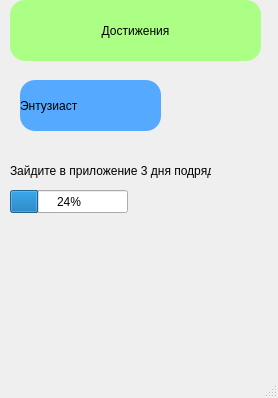
<?xml version="1.0" encoding="UTF-8"?>
<ui version="4.0">
 <class>MainWindow</class>
 <widget class="QMainWindow" name="MainWindow">
  <property name="geometry">
   <rect>
    <x>0</x>
    <y>0</y>
    <width>278</width>
    <height>398</height>
   </rect>
  </property>
  <property name="windowTitle">
   <string>MainWindow</string>
  </property>
  <widget class="QWidget" name="centralwidget">
   <widget class="QLabel" name="label_4">
    <property name="geometry">
     <rect>
      <x>10</x>
      <y>0</y>
      <width>251</width>
      <height>61</height>
     </rect>
    </property>
    <property name="styleSheet">
     <string notr="true">font: 12pt &quot;MS Shell Dlg 2&quot;;
background-color: #acff85;
border-radius: 15px;</string>
    </property>
    <property name="text">
     <string>Достижения</string>
    </property>
    <property name="alignment">
     <set>Qt::AlignCenter</set>
    </property>
   </widget>
   <widget class="QLabel" name="label">
    <property name="geometry">
     <rect>
      <x>20</x>
      <y>80</y>
      <width>141</width>
      <height>51</height>
     </rect>
    </property>
    <property name="styleSheet">
     <string notr="true">font: 12pt &quot;MS Shell Dlg 2&quot;;
background-color: #55aaff;
border-radius: 15px;</string>
    </property>
    <property name="text">
     <string>Энтузиаст</string>
    </property>
   </widget>
   <widget class="QLabel" name="label_2">
    <property name="geometry">
     <rect>
      <x>10</x>
      <y>150</y>
      <width>201</width>
      <height>41</height>
     </rect>
    </property>
    <property name="styleSheet">
     <string notr="true">font: 11pt &quot;MS Shell Dlg 2&quot;;</string>
    </property>
    <property name="text">
     <string>Зайдите в приложение 3 дня подряд</string>
    </property>
   </widget>
   <widget class="QProgressBar" name="progressBar">
    <property name="geometry">
     <rect>
      <x>10</x>
      <y>190</y>
      <width>118</width>
      <height>23</height>
     </rect>
    </property>
    <property name="value">
     <number>24</number>
    </property>
   </widget>
  </widget>
  <widget class="QMenuBar" name="menubar">
   <property name="geometry">
    <rect>
     <x>0</x>
     <y>0</y>
     <width>278</width>
     <height>18</height>
    </rect>
   </property>
  </widget>
  <widget class="QStatusBar" name="statusbar"/>
 </widget>
 <resources/>
 <connections/>
</ui>
